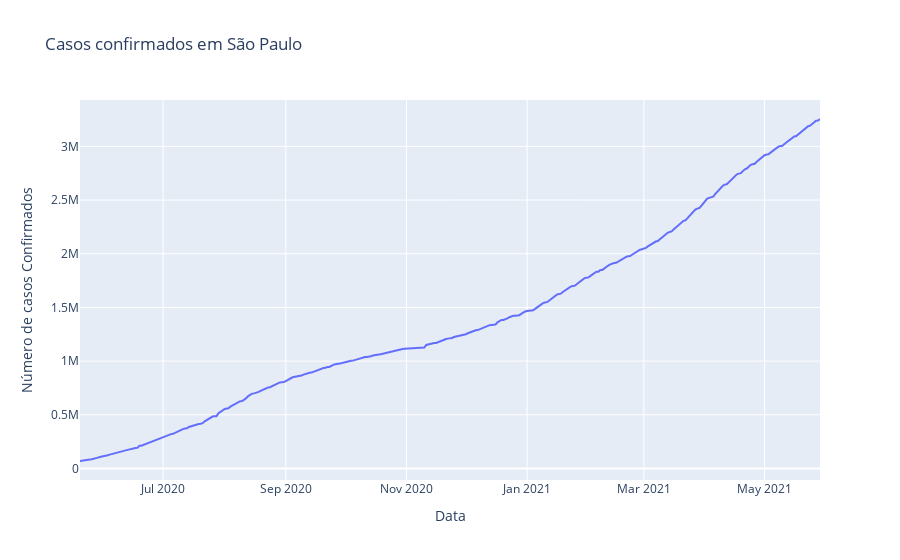

This figure's notebook cell:
### Markdown cell above
## Casos confirmados em São Paulo

### Code cell
px.line(sp, 'observationdate', 'confirmed',
        labels={'observationdate':'Data','confirmed':'Número de casos Confirmados'},
        title='Casos confirmados em São Paulo')

### Figure 1 — Plotly figure (JSON) as saved in the notebook; plotly's stock layout.template omitted (floating-point values rounded to 4 significant figures; data arrays with more than 128 entries replaced by an {"elided": "..."} marker saying what was removed)
{"data": [{"hovertemplate": "Data=%{x}<br>Número de casos Confirmados=%{y}<extra></extra>", "legendgroup": "", "line": {"color": "#636efa", "dash": "solid"}, "marker": {"symbol": "circle"}, "mode": "lines", "name": "", "orientation": "v", "showlegend": false, "type": "scatter", "x": {"elided": "375 str values"}, "xaxis": "x", "y": {"elided": "375 int values"}, "yaxis": "y"}], "layout": {"legend": {"tracegroupgap": 0}, "title": {"text": "Casos confirmados em São Paulo"}, "xaxis": {"anchor": "y", "domain": [0, 1], "title": {"text": "Data"}}, "yaxis": {"anchor": "x", "domain": [0, 1], "title": {"text": "Número de casos Confirmados"}}}}
